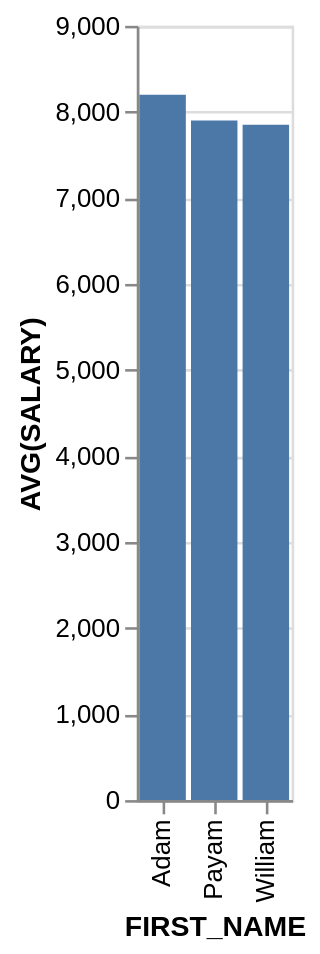

This figure's Vega-Lite source:
### Vega-Lite specification from a JSON file in a GitHub repository (floating-point values rounded to 4 significant figures)
{"data": {"values": [{"x_data": "Adam", "y_data": 8200}, {"x_data": "Payam", "y_data": 7900}, {"x_data": "William", "y_data": 7850}]}, "mark": "bar", "encoding": {"x": {"field": "x_data", "type": "nominal", "title": "FIRST_NAME", "sort": "ascending"}, "y": {"field": "y_data", "type": "quantitative", "title": "AVG(SALARY)"}}}
